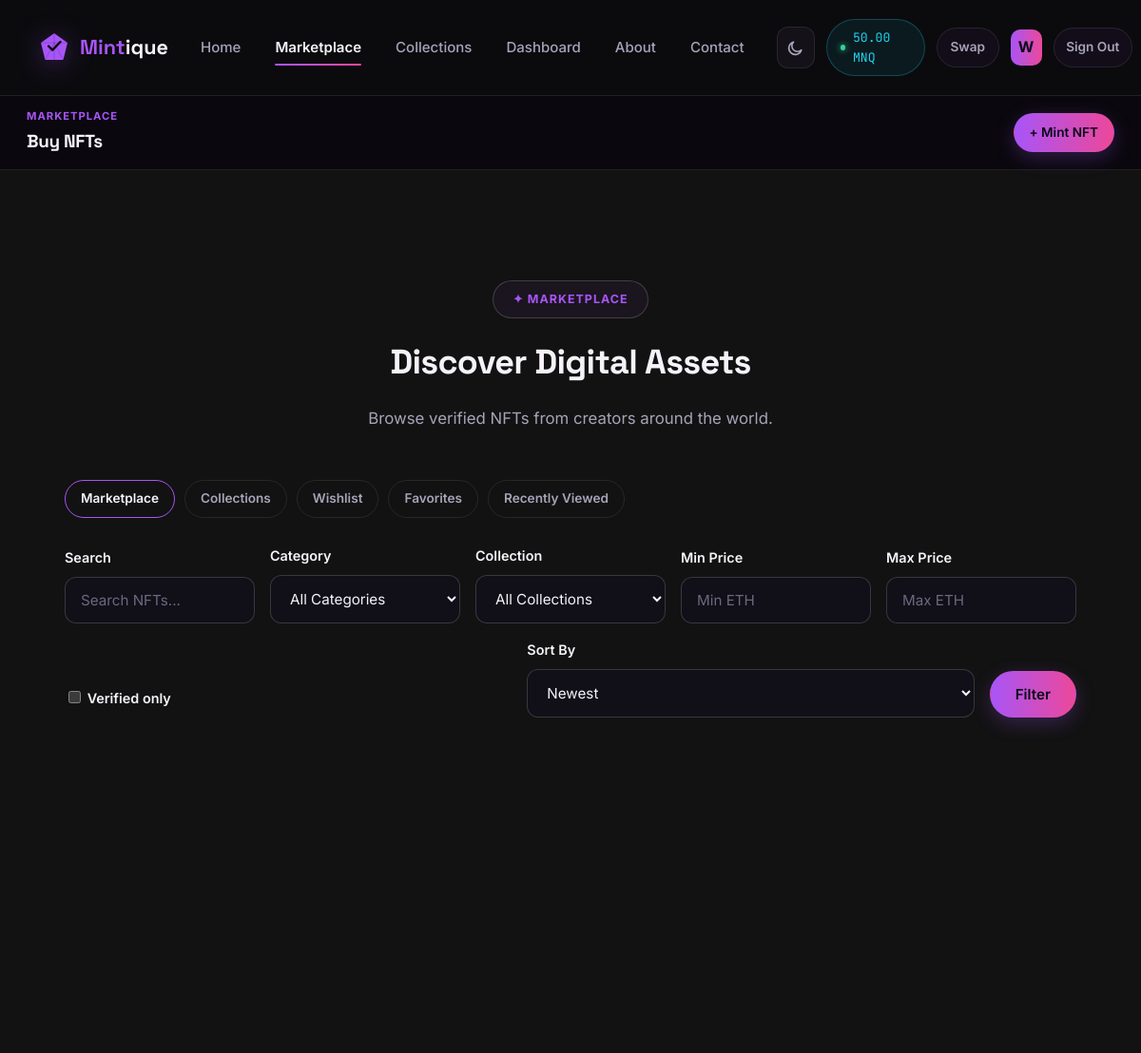
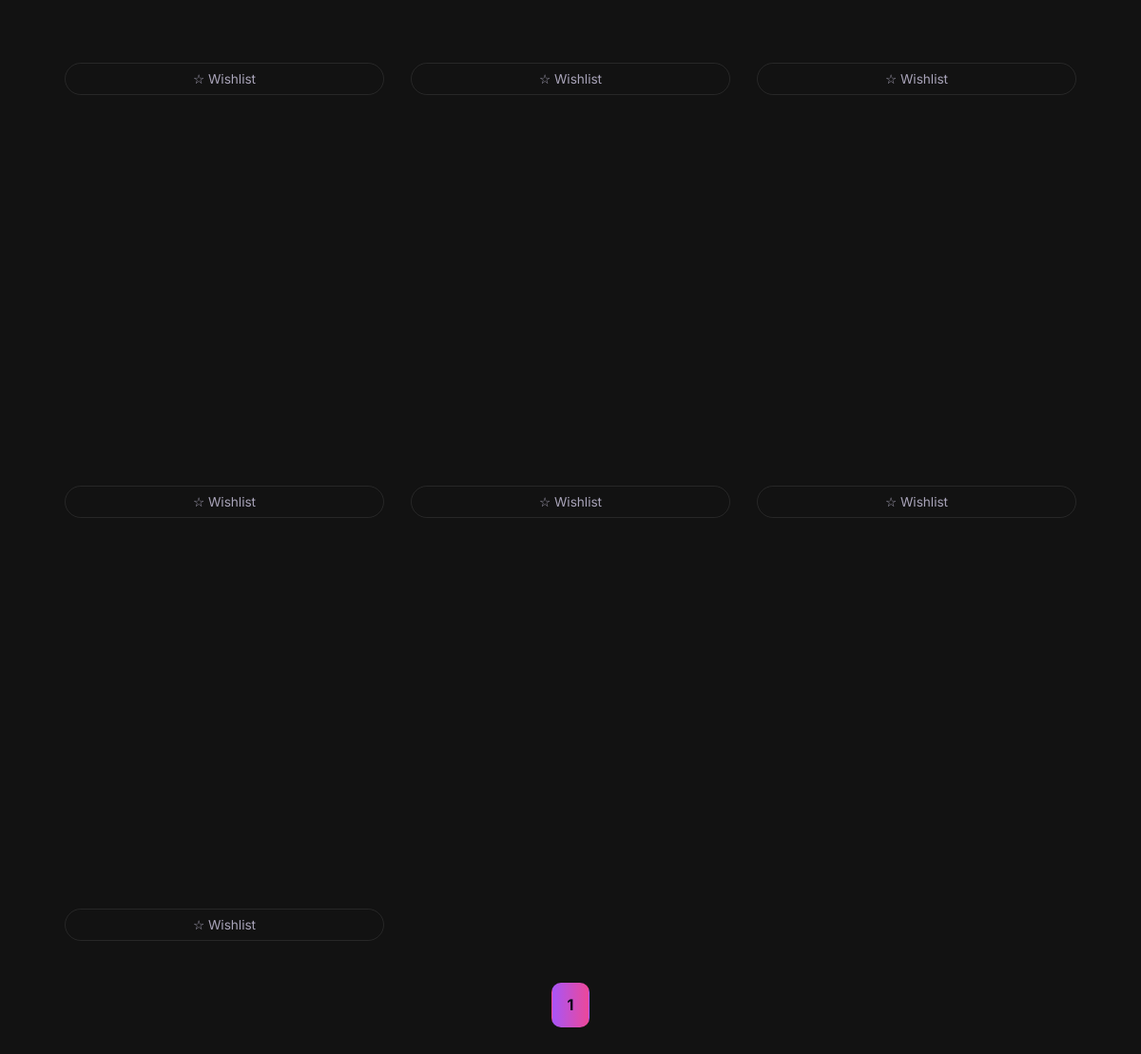
Page /nft/marketplace/ (signed in) on the committed database (2 pictures, top to bottom).
### walletapp/models.py (models this page shows, shortened)
class Wallet(models.Model):
    user = models.OneToOneField(settings.AUTH_USER_MODEL, on_delete=models.CASCADE, related_name="ledger_wallet")
    eth_balance = models.DecimalField(max_digits=18, decimal_places=6, default=5)  # demo starting balance
    mnq_balance = models.DecimalField(max_digits=18, decimal_places=4, default=0)
    btc_balance = models.DecimalField(max_digits=18, decimal_places=8, default=0)
    usdt_balance = models.DecimalField(max_digits=18, decimal_places=2, default=0)
    usdc_balance = models.DecimalField(max_digits=18, decimal_places=2, default=0)
    sol_balance = models.DecimalField(max_digits=18, decimal_places=4, default=0)
    updated_at = models.DateTimeField(auto_now=True)
    BALANCE_FIELDS = {
        "ETH": "eth_balance",
        "MNQ": "mnq_balance",
        "BTC": "btc_balance",
        "USDT": "usdt_balance",
        "USDC": "usdc_balance",
        "SOL": "sol_balance",
    }

### accounts/models.py (models this page shows, shortened)
class User(AbstractUser):
    class AuthProvider(models.TextChoices):
        EMAIL = "email", "Email"
        GOOGLE = "google", "Google"
        WALLET = "wallet", "Wallet"
    email = models.EmailField(unique=True)
    avatar = models.ImageField(upload_to="avatars/", blank=True, null=True)
    bio = models.CharField(max_length=255, blank=True)
    wallet_address = models.CharField(max_length=64, blank=True, null=True, unique=False)
    wallet_connected_at = models.DateTimeField(blank=True, null=True)
    is_email_verified = models.BooleanField(default=False)
    email_verification_token = models.UUIDField(default=uuid.uuid4, editable=False)
    two_factor_enabled = models.BooleanField(default=False)
    auth_provider = models.CharField(max_length=20, choices=AuthProvider.choices, default=AuthProvider.EMAIL)
    is_verified_creator = models.BooleanField(default=False)
    verified_creator_at = models.DateTimeField(blank=True, null=True)
    created_at = models.DateTimeField(auto_now_add=True)
    USERNAME_FIELD = "email"
    REQUIRED_FIELDS = ["username"]
    @property
    def initials(self):
        return (self.first_name[:1] or self.username[:1] or "U").upper()

### nftapp/models.py (models this page shows, shortened)
class NFT(models.Model):
    owner = models.ForeignKey(settings.AUTH_USER_MODEL, on_delete=models.CASCADE, related_name="nfts")
    creator = models.ForeignKey(
        settings.AUTH_USER_MODEL, on_delete=models.SET_NULL, blank=True, null=True, related_name="created_nfts"
    )
    creator_name = models.CharField(max_length=100)
    name = models.CharField(max_length=150)
    description = models.TextField(blank=True)
    image = models.ImageField(upload_to=nft_upload_path)
    category = models.CharField(max_length=20, choices=Category.choices, default=Category.ART)
    price = models.DecimalField(max_digits=12, decimal_places=4, default=0)
    currency = models.CharField(max_length=6, choices=Currency.choices, default=Currency.ETH)
    collection = models.ForeignKey(
        Collection, on_delete=models.SET_NULL, blank=True, null=True, related_name="nfts"
    )
    royalty_percentage = models.DecimalField(
        max_digits=5, decimal_places=2, default=0,
        validators=[MinValueValidator(0), MaxValueValidator(100)],
    )
    is_lazy_minted = models.BooleanField(default=False)
    lazy_minted_at = models.DateTimeField(blank=True, null=True)
    is_burned = models.BooleanField(default=False)
    burned_at = models.DateTimeField(blank=True, null=True)
    content_hash = models.CharField(max_length=64, editable=False, blank=True)
    is_listed = models.BooleanField(default=True)
    likes = models.PositiveIntegerField(default=0)
    views = models.PositiveIntegerField(default=0)
    created_at = models.DateTimeField(auto_now_add=True)
    ipfs_image_cid = models.CharField(max_length=100, blank=True)
    ipfs_metadata_cid = models.CharField(max_length=100, blank=True)
    mint_status = models.CharField(max_length=12, choices=MintStatus.choices, default=MintStatus.OFFCHAIN)
    mint_error = models.CharField(
        max_length=255, blank=True,
        help_text="Last IPFS/on-chain error message, if mint_status is offchain/pending due to a failure.",
    )
    token_standard = models.CharField(
        max_length=10, choices=TokenStandard.choices, default=TokenStandard.ERC721,
        help_text="Which token contract family this NFT is minted under. See TokenStandard for the "
                   "extensibility rationale.",
    )
    contract_address = models.CharField(max_length=42, blank=True)
    network = models.CharField(
        max_length=20, choices=Network.choices, blank=True,
        help_text="Chain the mint was (or will be) confirmed on — set from settings.POLYGON_NETWORK at "
                   "mint time so it stays accurate even if the site's active network later changes.",
    )
    chain_id = models.PositiveIntegerField(blank=True, null=True)
    onchain_token_id = models.PositiveBigIntegerField(blank=True, null=True)
    polygon_tx_hash = models.CharField(max_length=66, blank=True)
    minter_wallet_address = models.CharField(max_length=42, blank=True)
    minted_at = models.DateTimeField(
        blank=True, null=True,
        help_text="When the mint transaction was confirmed on-chain (distinct from created_at, which is "
                   "when the off-chain database row was first created).",
    )
    image_uri = models.CharField(max_length=255, blank=True, help_text="ipfs://<CID> of the pinned artwork.")
    metadata_uri = models.CharField(
        max_length=255, blank=True, help_text="ipfs://<CID> of the pinned ERC-721 metadata JSON — this is "
                                               "exactly what the contract's tokenURI(tokenId) resolves to."
    )
    is_soulbound = models.BooleanField(
        default=False, help_text="ERC-5192 — if set, this token is non-transferable once minted."
    )
    standard_metadata = models.JSONField(
        default=dict, blank=True,
        help_text="Standard-specific extra state, e.g. {'rental_user': '0x..', 'rental_expires': ..} for "
                   "ERC-4907, or {'supply': N} for ERC-1155.",
    )
    class Meta:
        ordering = ["-created_at"]
        constraints = [
            models.UniqueConstraint(
                fields=["contract_address", "chain_id", "onchain_token_id"],
                condition=Q(onchain_token_id__isnull=False),
                name="unique_onchain_token_per_contract_chain",
            ),
            models.UniqueConstraint(
                fields=["polygon_tx_hash"],
                condition=~Q(polygon_tx_hash=""),
                name="unique_polygon_tx_hash",
            ),
        ]
    def get_absolute_url(self):
        return reverse("nftapp:nft_detail", args=[self.pk])
    @property
    def token_id_display(self):
        return self.onchain_token_id
    @property
    def is_verified(self):
        if self.owner_id and getattr(self.owner, "is_verified_creator", False):
            return True
        if self.collection_id and getattr(self.collection, "is_verified", False):
            return True
        return False

### nftapp/views.py (the view, shortened to what this page needs)
# urls.py: path("marketplace/", views.marketplace_view, name="marketplace"),
def marketplace_view(request):
    filter_form = MarketplaceFilterForm(request.GET or None)
    nfts = (
        NFT.objects.filter(is_listed=True, is_burned=False)
        .select_related("owner", "collection")
        .annotate(like_count=Count("like_set"))
        .order_by("-created_at")
    )
    paginator = Paginator(nfts, 9)
    page_obj = paginator.get_page(request.GET.get("page"))
    wishlisted_ids = set()
    if request.user.is_authenticated:
        wishlisted_ids = set(
            Wishlist.objects.filter(user=request.user, nft__in=page_obj).values_list("nft_id", flat=True)
        )
    return render(request, "nftapp/marketplace.html", {
        "filter_form": filter_form, "page_obj": page_obj, "wishlisted_ids": wishlisted_ids,
    })

### nftapp/forms.py (shortened to what this page needs)
class MarketplaceFilterForm(forms.Form):
    q = forms.CharField(required=False, widget=forms.TextInput(attrs={"placeholder": "Search NFTs..."}))
    category = forms.ChoiceField(
        required=False,
        choices=[("", "All Categories")] + list(Category.choices),
    )
    collection = forms.ModelChoiceField(
        required=False, queryset=Collection.objects.all(), empty_label="All Collections",
    )
    price_min = forms.DecimalField(required=False, min_value=0,
                                    widget=forms.NumberInput(attrs={"placeholder": "Min ETH", "step": "0.0001"}))
    price_max = forms.DecimalField(required=False, min_value=0,
                                    widget=forms.NumberInput(attrs={"placeholder": "Max ETH", "step": "0.0001"}))
    verified_only = forms.BooleanField(required=False, label="Verified creators only")
    sort = forms.ChoiceField(
        required=False,
        choices=[
            ("new", "Newest"),
            ("price_asc", "Price: Low to High"),
            ("price_desc", "Price: High to Low"),
            ("popular", "Most Liked"),
            ("trending", "Trending (views)"),
        ],
    )

### accounts/context_processors.py (called while the page is built)
def auth_config(request):
    return {
        "google_auth_enabled": bool(settings.GOOGLE_CLIENT_ID and settings.GOOGLE_CLIENT_SECRET),
        "walletconnect_project_id": settings.WALLETCONNECT_PROJECT_ID,
    }

### walletapp/context_processors.py (called while the page is built)
def wallet_context(request):
    if request.user.is_authenticated:
        wallet, _ = Wallet.objects.get_or_create(user=request.user)
        return {"nav_wallet": wallet}
    return {"nav_wallet": None}

### templates/nftapp/marketplace.html (shortened to what this page needs)
{% extends "dash_base.html" %}
{% block page_eyebrow %}Marketplace{% endblock %}
{% block page_title %}Buy NFTs{% endblock %}
{% block content %}
<section class="section">
  <div class="section-head">
    <span class="eyebrow">✦ Marketplace</span>
    <h2>Discover <span class="grad-text">Digital Assets</span></h2>
    <p>Browse verified NFTs from creators around the world.</p>
  </div>
  {% if user.is_authenticated %}
  <div class="subnav" style="max-width:1280px; margin-left:auto; margin-right:auto;">
    <a href="{% url 'nftapp:marketplace' %}" class="active">Marketplace</a>
    <a href="{% url 'nftapp:collection_list' %}">Collections</a>
    <a href="{% url 'nftapp:wishlist' %}">Wishlist</a>
    <a href="{% url 'nftapp:favorites' %}">Favorites</a>
    <a href="{% url 'nftapp:recently_viewed' %}">Recently Viewed</a>
  </div>
  {% endif %}
  <form method="get" class="filter-bar">
    <div class="field">
      <label>Search</label>
      {{ filter_form.q }}
    </div>
    <div class="field">
      <label>Category</label>
      {{ filter_form.category }}
    </div>
    <div class="field">
      <label>Collection</label>
      {{ filter_form.collection }}
    </div>
    <div class="field">
      <label>Min Price</label>
      {{ filter_form.price_min }}
    </div>
    <div class="field">
      <label>Max Price</label>
      {{ filter_form.price_max }}
    </div>
    <div class="field">
      <label>{{ filter_form.verified_only }} Verified only</label>
    </div>
    <div class="field">
      <label>Sort By</label>
      {{ filter_form.sort }}
    </div>
    <button type="submit" class="btn btn-gradient">Filter</button>
  </form>
  {% if page_obj %}
  <div class="grid-3">
    {% for nft in page_obj %}
      {% include "nftapp/_nft_card.html" with nft=nft show_wishlist=True wishlisted_ids=wishlisted_ids %}
    {% endfor %}
  </div>
  <div class="pagination">
    <span class="current">{{ page_obj.number }}</span>
  </div>
  {% endif %}
</section>
{% endblock %}

### templates/partials/_header.html (shortened to what this page needs)
{% load static %}
<nav class="navbar" id="siteNavbar">
  <a href="{% url 'home' %}" class="brand">
    <span class="brand-mark">
    </span>
    <span>Mint<b>ique</b></span>
  </a>
  <div class="nav-links" id="navLinks">
    <a href="{% url 'home' %}" {% if request.resolver_match.url_name == 'home' %}class="active"{% endif %}>Home</a>
    <a href="{% url 'nftapp:marketplace' %}" {% if request.resolver_match.url_name == 'marketplace' %}class="active"{% endif %}>Marketplace</a>
    <a href="{% url 'nftapp:collection_list' %}" {% if request.resolver_match.url_name == 'collection_list' or request.resolver_match.url_name == 'collection_detail' %}class="active"{% endif %}>Collections</a>
    {% if user.is_authenticated %}
    <a href="{% url 'nftapp:dashboard' %}" {% if request.resolver_match.url_name == 'dashboard' %}class="active"{% endif %}>Dashboard</a>
    {% else %}
    <a href="{% url 'nftapp:my_collection' %}" {% if request.resolver_match.url_name == 'my_collection' %}class="active"{% endif %}>My NFTs</a>
    {% endif %}
    <a href="{% url 'about' %}" {% if request.resolver_match.url_name == 'about' %}class="active"{% endif %}>About</a>
    <a href="{% url 'contact' %}" {% if request.resolver_match.url_name == 'contact' %}class="active"{% endif %}>Contact</a>
  </div>
  <div class="nav-actions">
    <button class="theme-toggle" id="themeToggle" aria-label="Toggle dark / light theme" type="button">
      <svg class="icon-moon" width="19" height="19" viewBox="0 0 24 24" fill="none" stroke="currentColor" stroke-width="2" stroke-linecap="round" stroke-linejoin="round"><path d="M20 14.5A8.5 8.5 0 1 1 9.5 4a7 7 0 0 0 10.5 10.5Z"/></svg>
    </button>
    {% if user.is_authenticated %}
      {% if nav_wallet %}
        <div class="wallet-pill" title="MNQ token balance">
          <span class="dot"></span>{{ nav_wallet.mnq_balance|floatformat:2 }} MNQ
        </div>
      {% endif %}
      <a href="{% url 'walletapp:swap' %}" class="btn btn-ghost btn-sm">Swap</a>
      <a href="{% url 'nftapp:dashboard' %}" class="avatar-chip" title="{{ user.email }}">
        {% if user.avatar %}<img src="{{ user.avatar.url }}" alt="" style="width:100%;height:100%;border-radius:inherit;object-fit:cover;">{% else %}{{ user.initials }}{% endif %}
      </a>
      <a href="{% url 'accounts:logout' %}" class="btn btn-ghost btn-sm">Sign Out</a>
    {% else %}
      <a href="{% url 'accounts:login' %}" class="btn btn-outline">Login</a>
      <a href="{% url 'accounts:register' %}" class="btn btn-gradient">Register</a>
    {% endif %}
  </div>
</nav>

### templates/nftapp/_nft_card.html (shortened to what this page needs)
<div class="nft-card-wrap">
  {% if show_wishlist and user.is_authenticated %}
  <form method="post" action="{% url 'nftapp:toggle_wishlist' nft.pk %}">
    <button type="submit" class="wishlist-btn {% if nft.pk in wishlisted_ids %}active{% endif %}">
      {% if nft.pk in wishlisted_ids %}★ Wishlisted{% else %}☆ Wishlist{% endif %}
    </button>
  </form>
  {% endif %}
</div>

### static/css/dashboard.css (style rules this page uses)
:root { --dash-header-h: 76px; --dash-row-h: 78px; }
body.dash-app { --purple: #a855f7; --purple-2: #c084fc; --magenta: #ec4899; --magenta-2: #f472b6; --cyan: #22d3ee; --green: #34d399; --violet: var(--purple); --blue: var(--magenta); --amber: var(--cyan); --pink: var(--magenta); --gold: var(--cyan); --grad-primary: linear-gradient(90deg, #a855f7, #ec4899); --grad-primary-hover: linear-gradient(90deg, #b96bfa, #f15fa0); --bg: #08070c; --bg-soft: #0d0b14; --surface: #141119; --surface-2: #1c1826; --surface-hover: #241f32; --border: rgba(255,255,255,0.09); --border-strong: rgba(255,255,255,0.17); --text: #f5f3f9; --text-dim: #a8a3b8; --text-faint: #746f87; --input-bg: #110f17; --input-text: #f5f3f9; --input-placeholder: #6c6780; --shadow-color: 0,0,0; --grad-radial: radial-gradient(circle at 18% -8%, rgba(168,85,247,0.22), transparent 45%), radial-gradient(circle at 92% 4%, rgba(236,72,153,0.15), transparent 42%); --spot-color: 168,85,247; background:var(--bg) var(--grad-radial); background-attachment:fixed; }

### rows in the picture
Wallet: mnq_balance "50.00"
User: initials "W"
NFT: shows "☆ Wishlist"
NFT: shows "☆ Wishlist"
NFT: shows "☆ Wishlist"
NFT: shows "☆ Wishlist"
NFT: shows "☆ Wishlist"
NFT: shows "☆ Wishlist"
NFT: shows "☆ Wishlist"

### other values in the picture
{{ page_obj.number }} "1"
